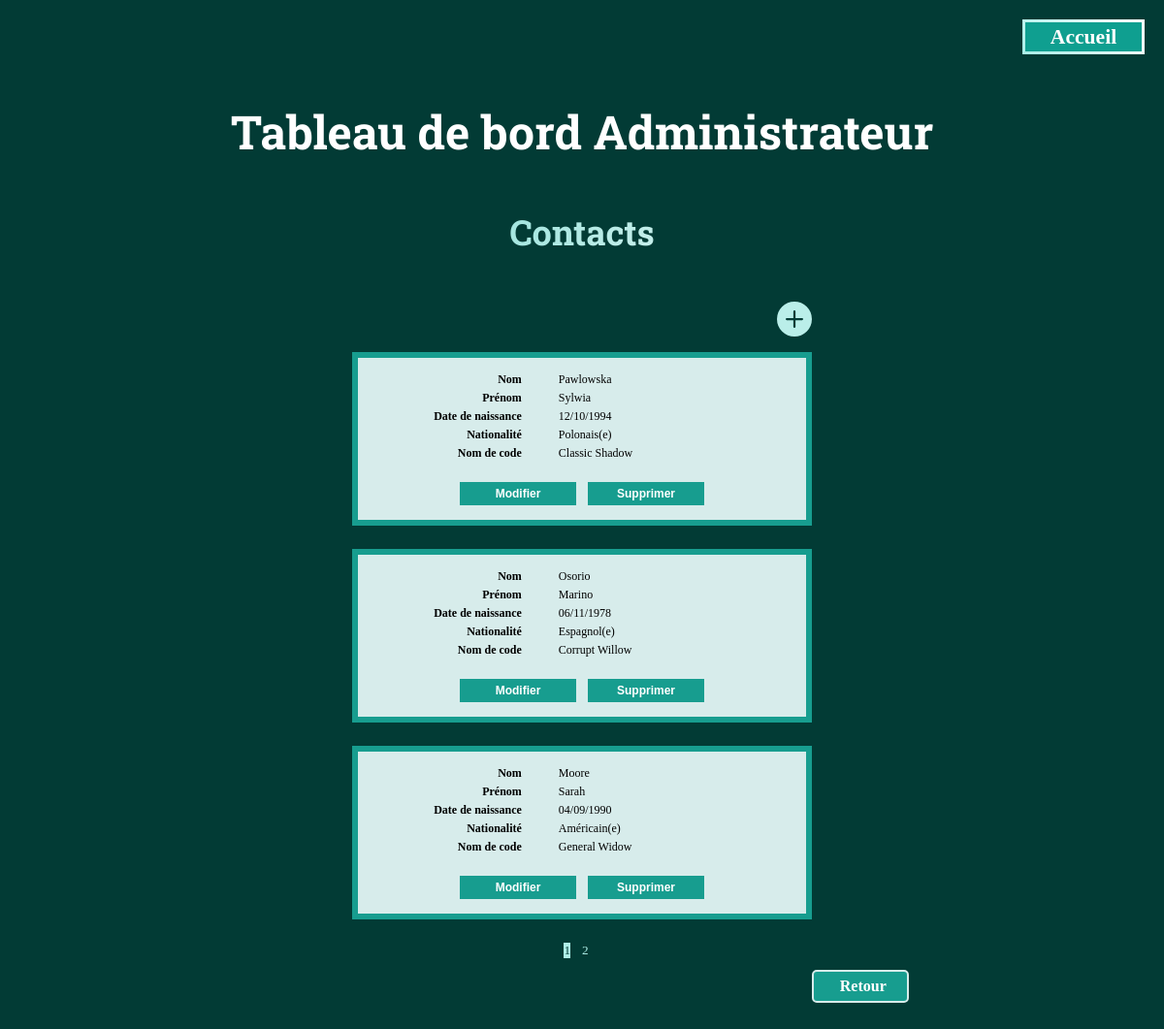
Screenshot of /app/views/edit-table/editContactTable.php (signed in) with the database file from the repository.
### tables this page shows
CREATE TABLE Persons 
(
    id CHAR(36) PRIMARY KEY NOT NULL,
    lastName VARCHAR(100) NOT NULL,
    firstName VARCHAR(100) NOT NULL,
    birthDate DATE NOT NULL,
    countrynationality_id INT NOT NULL,
    FOREIGN KEY (countrynationality_id) REFERENCES CountriesNationalities(id) ON DELETE CASCADE
);

CREATE TABLE CountriesNationalities 
(
    id INT PRIMARY KEY NOT NULL AUTO_INCREMENT,
    country VARCHAR(50),
    nationality VARCHAR(60)
);

CREATE TABLE Contacts 
(
    id CHAR(36) PRIMARY KEY NOT NULL,
    code_name VARCHAR(50) NOT NULL UNIQUE,
    FOREIGN KEY (id) REFERENCES Persons(id) ON DELETE CASCADE
);

### app/classes/Contact.php (called while the page is built, shortened)
<?php
require_once 'Person.php';
require_once 'CountryNationality.php';
class Contact extends Person
{
    protected string $codeName;
    public function __construct($pdo, string $id = '', string $lastName = '', string $firstName = '', string $birthDate = '', ?CountryNationality $nationality = null, string $codeName = '')
    {
        $this->codeName = $codeName;
    }
    public static function getAllContactsPagination(int $page, int $perPage): array
    {
        $offset = ($page - 1) * $perPage;
        $query = "SELECT * FROM Contacts LIMIT :perPage OFFSET :offset";
        $stmt = self::$pdo->prepare($query);
        $stmt->bindValue(':perPage', $perPage, \PDO::PARAM_INT);
        $stmt->bindValue(':offset', $offset, \PDO::PARAM_INT);
        $stmt->execute();
        $contactsData = $stmt->fetchAll(\PDO::FETCH_ASSOC);
        $contacts = [];
        foreach ($contactsData as $contactData) {
            $id = $contactData['id'];
            $codeName = $contactData['code_name'];
            $person = Person::getPersonById($id);
            if ($person) {
                $contacts[] = new Contact(
                    self::$pdo,
                    $person->getId(),
                    $person->getLastName(),
                    $person->getFirstName(),
                    $person->getBirthDate(),
                    $person->getNationality(),
                    $codeName
                );
            }
        }
        return $contacts;
    }
    public static function countContacts(): int
    {
        $query = "SELECT COUNT(*) AS total FROM Contacts";
        $stmt = self::$pdo->prepare($query);
        $stmt->execute();
        $result = $stmt->fetch(\PDO::FETCH_ASSOC);
        return (int) $result['total'];
    }
    public function getCodeName(): string
    {
        return $this->codeName;
    }
}

### app/classes/Person.php (called while the page is built, shortened)
<?php
include_once "CountryNationality.php";
class Person
{
    protected string $id;
    protected string $lastName;
    protected string $firstName;
    protected string $birthDate;
    protected ?CountryNationality $nationality;
    protected static \PDO $pdo;
    public function __construct($pdo, string $id = '', string $lastName = '', string $firstName = '', string $birthDate = '', ?CountryNationality $nationality = null)
    {
        self::$pdo = $pdo;
        $this->id = $id;
        $this->lastName = $lastName;
        $this->firstName = $firstName;
        $this->birthDate = $birthDate;
        $this->nationality = $nationality;
    }
    public static function getPersonById(string $id): ?Person
    {
        $query = "SELECT * FROM Persons WHERE id = :id";
        $stmt = self::$pdo->prepare($query);
        $stmt->bindValue(":id", $id);
        $stmt->execute();
        $personData = $stmt->fetch(\PDO::FETCH_ASSOC);
        $lastName = $personData['lastName'];
        $firstName = $personData['firstName'];
        $birthDate = $personData['birthDate'];
        $nationalityId = $personData['countrynationality_id'];
        $countryNationalityObj = new CountryNationality(self::$pdo);
        $nationality = $countryNationalityObj::getCountryNationalityById($nationalityId);
        if ($personData) {
            $person = new Person(self::$pdo, $id, $lastName, $firstName, $birthDate, $nationality);
            $person->setNationality($nationality);
            return $person;
        }
        return null;
    }
    public function getId(): string
    {
        return $this->id;
    }
    public function getLastName(): string
    {
        return $this->lastName;
    }
    public function getFirstName(): string
    {
        return $this->firstName;
    }
    public function getBirthDate(): string
    {
        return $this->birthDate;
    }
    public function getNationality(): ?CountryNationality
    {
        return $this->nationality;
    }
    public function setNationality(CountryNationality $nationality): void
    {
        $this->nationality = $nationality;
    }
}

### app/classes/CountryNationality.php (called while the page is built, shortened)
<?php
class CountryNationality
{
    private string $nationality;
    private static \PDO $pdo;
    public function __construct($pdo, int $id = null, string $country = '', string $nationality = '')
    {
        self::$pdo = $pdo;
        $this->nationality = $nationality;
    }
    public static function getCountryNationalityById(int $id)
    {
        $query = "SELECT * FROM CountriesNationalities WHERE id = :id";
        $stmt = self::$pdo->prepare($query);
        $stmt->execute(['id' => $id]);
        $data = $stmt->fetch(\PDO::FETCH_ASSOC);
        $id = $data['id'];
        $country = $data['country'];
        $nationality = $data['nationality'];
        if ($data) {
            $countriesNationality = new CountryNationality(self::$pdo, $id, $country, $nationality);
            return $countriesNationality;
        }
        return null;
    }
    public function getNationality(): string
    {
        return $this->nationality;
    }
}

### app/views/edit-table/editContactTable.php (the view, shortened to what this page needs)
<?php
include_once "../../../config/database.php";
include_once "../../classes/Contact.php";
include_once "../../classes/CountryNationality.php";
$contactObj = new Contact($pdo);
$page = isset($_GET['page']) ? $_GET['page'] : 1;
$perPage = 3;
$totalItems = $contactObj::countContacts();
$totalPages = ceil($totalItems / $perPage);
$contacts = $contactObj::getAllContactsPagination($page, $perPage);
?>
<!DOCTYPE html>
<html lang="fr">
<head>
    <link rel="stylesheet" href="../../../public/css/dashboard.css">
</head>
<body>
    <header id="dashboardHeader">
        <div id="homeBtn">
            <a href="../home.php" id="homeBtnLink">Accueil</a>
        </div>
    </header>
    <h1>Tableau de bord Administrateur</h1>
    <h2>Contacts</h2>
    <?php if (isset($_SESSION['admin']) && $_SESSION['admin'] === true) : ?>
        <div class="plusItem">
            <a href="../dashboardCreate.php" class="plusLink">
                <svg xmlns="http://www.w3.org/2000/svg" width="3vw" height="3vw" fill="rgb(186, 238, 233)" class="bi bi-plus-circle-fill" viewBox="0 0 16 16">
                    <path d="M16 8A8 8 0 1 1 0 8a8 8 0 0 1 16 0zM8.5 4.5a.5.5 0 0 0-1 0v3h-3a.5.5 0 0 0 0 1h3v3a.5.5 0 0 0 1 0v-3h3a.5.5 0 0 0 0-1h-3v-3z"/>
                </svg>
            </a>
        </div>
    <?php foreach($contacts as $contact) { ?>
        <form method="POST" action="../../controllers/updateControllers/updateContactController.php" class="editForm">
            <table class="editTable editTables">
                <tr>
                    <th scope="row" class="thTable">Nom</th>
                    <td class="tdTable">
                        <span id="contactLastName" class="tdContent"><?php echo $contact->getLastName(); ?></span>
                    </td>
                </tr>
                <tr>
                    <th scope="row" class="thTable">Prénom</th>
                    <td class="tdTable">
                        <span id="contactFirstName" class="tdContent"><?php echo $contact->getFirstName(); ?></span>
                    </td>
                </tr>
                <tr>
                    <th scope="row" class="thTable">Date de naissance</th>
                    <td class="tdTable">
                        <span id="contactBirthDate" class="tdContent">
                            <?php
                            $birthDate = $contact->getBirthDate();
                            $birthDateObj = DateTime::createFromFormat('Y-m-d', $birthDate);
                            $formattedBirthDate = $birthDateObj->format('d/m/Y');
                            echo $formattedBirthDate;
                            ?>
                        </span>
                    </td>
                </tr>
                <tr>
                    <th scope="row" class="thTable">Nationalité</th>
                    <td class="tdTable">
                        <span id="contactNationality" class="tdContent"><?php echo $contact->getNationality()->getNationality(); ?></span>
                    </td>
                </tr>
                <tr>
                    <th scope="row" class="thTable">Nom de code</th>
                    <td class="tdTable">
                        <span id="contactCodeName" class="tdContent"><?php echo $contact->getCodeName(); ?></span>
                    </td>
                </tr>
                <td class="tbTable" colspan="2">
                    <div class="buttonsContainer">
                        <button type="button" class="button editButton" onClick="toggleEdit(this)">Modifier</button>
                        <button type="button" class="button deleteButton" data-url="../../controllers/deleteControllers/deleteContactController.php">Supprimer</button>
                    </div>
                </td>
            </table>
        </form>
    <?php } endif; ?>
    <div class="pagination">
        <?php
        $currentPage = isset($_GET['page']) ? $_GET['page'] : 1;
        for ($i = 1; $i <= $totalPages; $i++) {
            $activeClass = ($currentPage == $i) ? 'active' : '';
        ?>
            <a href="?page=<?php echo $i; ?>" class="paginationLink <?php echo $activeClass; ?>"><?php echo $i; ?></a>
        <?php } ?>
    </div>
    <div class="backButtonContainer">
        <a href="../../views/dashboardEdit.php" class="backButton">
            Retour
        </a>
    </div>
</body>
</html>

### public/css/dashboard.css (style rules this page uses)
body { background-color: rgb(2, 59, 53); }
#dashboardHeader { height: 5vw; margin: 0; padding: 0; width: 100%; display: flex; flex-direction: row; justify-content: end; align-items: center; }
#homeBtn { display: flex; align-items: center; justify-content: center; width: 10vw; height: 2.5vw; font-size: 1.8vw; background: rgb(15, 159, 144); border-style: solid; border-width: 0.3vw; border-image: linear-gradient(45deg, rgb(170, 239, 232), white) 1; margin-right: 1vw; }
#homeBtnLink { color: white; font-weight: bold; text-decoration: none; }
h1, h2 { display: flex; justify-content: center; margin-bottom: 4vw; margin-top: 3%; font-family: 'Roboto Slab', serif; color: white; }
h1 { font-size: 4vw; }
h2 { font-size: 3vw; background: linear-gradient(120deg,rgb(54, 199, 185) 0%,white 80%); background-clip: border-box; -webkit-background-clip: text; -webkit-text-fill-color: transparent; }
.plusLink { margin-left: 67%; }
.newDatasForm, .editTable, .editMissionTable { border: 0.5vw solid rgb(23, 157, 143); background-color: rgb(215, 236, 235); padding: 1vw; margin: auto; margin-top: 1vw; margin-bottom: 2vw; font-size: 1vw; }
.editTables { width: 40%; }
.thTable, .thMissionTable { text-align: right; padding-right: 1.5vw; }
.thTable { width: 40%; }
.tdTable { padding-left: 1.5vw; }
.button { width: 10vw; height: 2vw; font-size: 1vw; background-color: rgb(23, 157, 143); color: white; border: 1px solid rgb(23, 157, 143); font-weight: bold; cursor: pointer; margin-top: 1.5vw; }
.buttonsContainer { display: flex; justify-content: center; }
.editButton { margin-right: 0.5vw; }
.deleteButton { margin-left: 0.5vw; }
.pagination { width: 100%; display:flex; justify-content: center; }
.paginationLink { margin-right: 1vw; text-decoration: none; font-size: 1.1vw; }
.paginationLink:link { color: rgb(175, 238, 231); }
.paginationLink.active { background: rgb(175, 238, 231); color: rgb(2, 59, 53); }
.backButtonContainer { cursor: pointer; margin-left: 70%; margin-bottom: 3vw; margin-top: 1vw; display: flex; align-items: center; justify-content: center; text-align: center; width: 8vw; height: 2.5vw; background-color: rgb(23, 157, 143); border: 0.2vw solid rgb(215, 236, 235); border-radius: 5px; }
.backButton { color: white; font-weight: bold; margin-left: 0.5vw; text-decoration: none; display: flex; align-items: center; justify-content: center; }

### rows the page displays
persons: lastName "Pawlowska", firstName "Sylwia", birthDate "12/10/1994", countrynationality.nationality "Polonais(e)"
contacts: code_name "Classic Shadow"
persons: lastName "Osorio", firstName "Marino", birthDate "06/11/1978", countrynationality.nationality "Espagnol(e)"
contacts: code_name "Corrupt Willow"
persons: lastName "Moore", firstName "Sarah", birthDate "04/09/1990", countrynationality.nationality "Américain(e)"
contacts: code_name "General Widow"
